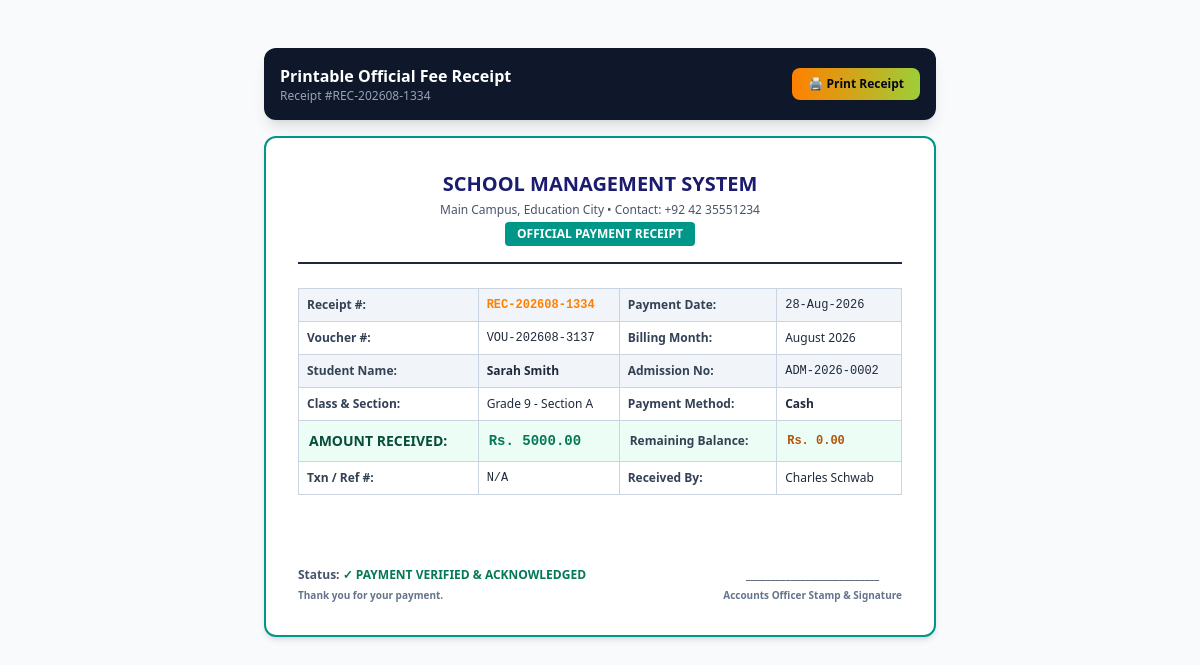
/fees/receipts/1/print/ (signed in), run on the app's committed database.
### apps/fees/models.py (models this page shows, shortened)
class FeePayment(TimeStampedModel):
    voucher = models.ForeignKey(FeeVoucher, on_delete=models.CASCADE, related_name='payments')
    receipt_number = models.CharField(max_length=50, unique=True, db_index=True, blank=True)
    amount_paid = models.DecimalField(max_digits=10, decimal_places=2)
    payment_date = models.DateField(default=timezone.now)
    payment_method = models.CharField(max_length=20, choices=PaymentMethodChoices.choices, default=PaymentMethodChoices.CASH)
    transaction_reference = models.CharField(max_length=100, blank=True, null=True, help_text="Cheque No / Bank Ref / Transaction ID")
    received_by = models.ForeignKey(settings.AUTH_USER_MODEL, on_delete=models.SET_NULL, null=True, blank=True, related_name='collected_payments')
    notes = models.TextField(blank=True, null=True)
    class Meta:
        ordering = ['-payment_date', '-created_at']
        verbose_name = 'Fee Payment'
        verbose_name_plural = 'Fee Payments'

class FeeVoucher(TimeStampedModel):
    voucher_number = models.CharField(max_length=50, unique=True, db_index=True, blank=True)
    student = models.ForeignKey(StudentProfile, on_delete=models.CASCADE, related_name='fee_vouchers')
    academic_session = models.CharField(max_length=20, default='2026-2027')
    voucher_type = models.CharField(max_length=20, choices=FeeVoucherTypeChoices.choices, default=FeeVoucherTypeChoices.MONTHLY)
    billing_month = models.CharField(max_length=50, help_text="e.g. August 2026")
    issue_date = models.DateField(default=timezone.now)
    due_date = models.DateField()
    monthly_fee = models.DecimalField(max_digits=10, decimal_places=2, default=Decimal('0.00'), help_text="Monthly recurring fee")
    total_fee = models.DecimalField(max_digits=10, decimal_places=2, default=Decimal('0.00'), help_text="Total fee amount for selected session/period")
    submitted_fee = models.DecimalField(max_digits=10, decimal_places=2, default=Decimal('0.00'), help_text="Total amount already paid/submitted")
    remaining_fee = models.DecimalField(max_digits=10, decimal_places=2, default=Decimal('0.00'), help_text="Outstanding fee (Total Fee - Submitted Fee)")
    allow_advance_payment = models.BooleanField(default=False, help_text="Allow submitted fee to exceed total fee")
    tuition_fee = models.DecimalField(max_digits=10, decimal_places=2, default=Decimal('0.00'))
    admission_fee = models.DecimalField(max_digits=10, decimal_places=2, default=Decimal('0.00'))
    exam_fee = models.DecimalField(max_digits=10, decimal_places=2, default=Decimal('0.00'))
    transport_fee = models.DecimalField(max_digits=10, decimal_places=2, default=Decimal('0.00'))
    hostel_fee = models.DecimalField(max_digits=10, decimal_places=2, default=Decimal('0.00'))
    previous_balance = models.DecimalField(max_digits=10, decimal_places=2, default=Decimal('0.00'))
    late_fine = models.DecimalField(max_digits=10, decimal_places=2, default=Decimal('0.00'))
    other_charges = models.DecimalField(max_digits=10, decimal_places=2, default=Decimal('0.00'))
    subtotal = models.DecimalField(max_digits=10, decimal_places=2, default=Decimal('0.00'))
    discount_amount = models.DecimalField(max_digits=10, decimal_places=2, default=Decimal('0.00'))
    discount_remarks = models.CharField(max_length=150, blank=True, null=True, help_text="Scholarship / Financial Concession Details")
    total_payable = models.DecimalField(max_digits=10, decimal_places=2, default=Decimal('0.00'))
    paid_amount = models.DecimalField(max_digits=10, decimal_places=2, default=Decimal('0.00'))
    remaining_balance = models.DecimalField(max_digits=10, decimal_places=2, default=Decimal('0.00'))
    status = models.CharField(max_length=20, choices=FeeVoucherStatusChoices.choices, default=FeeVoucherStatusChoices.UNPAID, db_index=True)
    remarks = models.TextField(blank=True, null=True)
    created_by = models.ForeignKey(settings.AUTH_USER_MODEL, on_delete=models.SET_NULL, null=True, blank=True, related_name='created_vouchers')
    class Meta:
        ordering = ['-created_at']
        verbose_name = 'Fee Voucher'
        verbose_name_plural = 'Fee Vouchers'

### apps/students/models.py (models this page shows, shortened)
class StudentProfile(SchoolScopedModel):
    user = models.OneToOneField(
        settings.AUTH_USER_MODEL,
        on_delete=models.CASCADE,
        limit_choices_to={'role': RoleChoices.STUDENT},
        related_name='student_profile'
    )
    admission_number = models.CharField(max_length=50, unique=True, db_index=True)
    roll_number = models.CharField(max_length=50, db_index=True)
    class_level = models.ForeignKey(ClassLevel, on_delete=models.PROTECT, related_name='students')
    section = models.ForeignKey(Section, on_delete=models.PROTECT, related_name='students')
    guardian = models.ForeignKey(GuardianProfile, on_delete=models.SET_NULL, blank=True, null=True, related_name='wards')
    dob = models.DateField(blank=True, null=True)
    gender = models.CharField(max_length=10, choices=GenderChoices.choices, default=GenderChoices.MALE)
    bform_number = models.CharField(max_length=30, blank=True, null=True, db_index=True, help_text="Format: 35202-1234567-1")
    religion = models.CharField(max_length=50, default="Islam", blank=True, null=True)
    blood_group = models.CharField(max_length=10, blank=True, null=True)
    nationality = models.CharField(max_length=50, default="Pakistani")
    admission_date = models.DateField(default=datetime.date.today)
    photo = models.ImageField(upload_to='student_photos/', blank=True, null=True)
    emergency_contact = models.CharField(max_length=30, blank=True, null=True)
    address = models.TextField(blank=True, null=True)
    previous_school = models.CharField(max_length=200, blank=True, null=True)
    previous_class = models.CharField(max_length=100, blank=True, null=True)
    last_result = models.CharField(max_length=100, blank=True, null=True)
    status = models.CharField(max_length=20, choices=StudentStatusChoices.choices, default=StudentStatusChoices.ACTIVE, db_index=True)
    class Meta:
        ordering = ['class_level__numeric_order', 'section__name', 'roll_number']
        unique_together = ('class_level', 'section', 'roll_number')
    def get_full_name(self):
        return self.user.get_full_name() or self.user.username

### apps/accounts/models.py (models this page shows, shortened)
class User(AbstractUser):
    school = models.ForeignKey(
        'academics.School',
        on_delete=models.SET_NULL,
        null=True,
        blank=True,
        related_name='users'
    )
    role = models.CharField(
        max_length=20,
        choices=RoleChoices.choices,
        default=RoleChoices.STUDENT,
        help_text="Role determining permissions and accessible modules across the SMS platform."
    )
    custom_role = models.ForeignKey(
        'accounts.CustomRole',
        on_delete=models.SET_NULL,
        null=True,
        blank=True,
        related_name='users',
        help_text="Custom dynamic role assigned by Super Admin."
    )
    phone_number = models.CharField(max_length=20, blank=True, null=True)
    profile_picture = models.ImageField(upload_to='profile_pics/', blank=True, null=True)
    cnic_bform = models.CharField(max_length=30, blank=True, null=True, help_text="CNIC or B-Form number for identification.")
    address = models.TextField(blank=True, null=True)
    must_change_password = models.BooleanField(
        default=False,
        help_text="Flag enforcing user password change upon their first login."
    )
    class Meta:
        verbose_name = 'User'
        verbose_name_plural = 'Users'
        ordering = ['-date_joined']
    @property
    def is_super_admin(self):
        return self.role == RoleChoices.SUPER_ADMIN or self.is_superuser
    @property
    def is_admin_or_principal(self):
        return self.role in [RoleChoices.SUPER_ADMIN, RoleChoices.ADMIN] or self.is_superuser
    @property
    def is_teacher(self):
        return self.role == RoleChoices.TEACHER
    @property
    def is_student(self):
        return self.role == RoleChoices.STUDENT
    @property
    def is_parent(self):
        return self.role == RoleChoices.PARENT
    @property
    def is_accountant(self):
        return self.role == RoleChoices.ACCOUNTANT

### apps/academics/models.py (models this page shows, shortened)
class ClassLevel(TimeStampedModel):
    school = models.ForeignKey(School, on_delete=models.CASCADE, related_name='classes')
    category = models.ForeignKey(
        ClassCategory,
        on_delete=models.SET_NULL,
        null=True,
        blank=True,
        related_name='classes',
        help_text="Academic wing / category"
    )
    name = models.CharField(max_length=100, help_text="e.g. Grade 10 or Class 9")
    code = models.CharField(max_length=20, help_text="e.g. G10")
    numeric_order = models.PositiveIntegerField(default=1)
    description = models.TextField(blank=True, null=True, help_text="Curriculum or stream details")
    is_active = models.BooleanField(default=True)
    is_deleted = models.BooleanField(default=False, db_index=True)
    objects = SchoolScopedManager()
    all_objects = models.Manager()
    class Meta:
        ordering = ['numeric_order', 'name']
        unique_together = ('school', 'code')

class Section(TimeStampedModel):
    class_level = models.ForeignKey(ClassLevel, on_delete=models.CASCADE, related_name='sections')
    name = models.CharField(max_length=50, help_text="e.g. Section A")
    room_number = models.CharField(max_length=50, blank=True, null=True)
    capacity = models.PositiveIntegerField(default=40)
    class_teacher = models.ForeignKey(
        settings.AUTH_USER_MODEL,
        on_delete=models.SET_NULL,
        blank=True,
        null=True,
        limit_choices_to={'role': RoleChoices.TEACHER},
        related_name='managed_sections'
    )
    is_active = models.BooleanField(default=True)
    is_deleted = models.BooleanField(default=False, db_index=True)
    objects = SchoolScopedManager()
    all_objects = models.Manager()
    class Meta:
        ordering = ['class_level__numeric_order', 'name']
        unique_together = ('class_level', 'name')

### apps/fees/views.py (the view)
# urls.py: path('receipts/<int:payment_id>/print/', views.receipt_print, name='receipt_print'),
@login_required
def receipt_print(request, payment_id):
    payment = get_object_or_404(FeePayment.objects.select_related('voucher__student__user', 'voucher__student__class_level', 'received_by'), pk=payment_id)
    return render(request, 'fees/receipt_print.html', {'payment': payment})

### apps/accounts/context_processors.py (called while the page is built, shortened)
def user_role_context(request):
    return {
        'user_role': getattr(request.user, 'role', 'STUDENT'),
        'is_super_admin': request.user.is_super_admin,
        'is_admin': request.user.is_admin_or_principal,
        'is_teacher': request.user.is_teacher,
        'is_student': request.user.is_student,
        'is_parent': request.user.is_parent,
        'is_accountant': request.user.is_accountant,
        'custom_role': getattr(request.user, 'custom_role', None),
    }

### templates/fees/receipt_print.html (shortened to what this page needs)
﻿<!DOCTYPE html>
<html lang="en">
<head>
    <script src="https://cdn.tailwindcss.com"></script>
</head>
<body class="p-6 text-slate-800">
    <div class="no-print max-w-2xl mx-auto mb-4 flex items-center justify-between bg-slate-900 text-white p-4 rounded-xl shadow-lg">
        <div>
            <h1 class="text-base font-bold">Printable Official Fee Receipt</h1>
            <p class="text-xs text-slate-400">Receipt #{{ payment.receipt_number }}</p>
        </div>
        <button onclick="window.print()" class="px-4 py-2 bg-gradient-to-r from-[#ff8000] to-[#9ece38] text-slate-950 font-bold rounded-lg text-xs">
            🖨️ Print Receipt
        </button>
    </div>
    <div class="max-w-2xl mx-auto bg-white p-8 rounded-xl border-2 border-[#009688] shadow-md space-y-6">
        <div class="text-center border-b-2 border-slate-800 pb-4 space-y-1">
            <h1 class="text-xl font-extrabold uppercase text-[#1b1b6f]">School Management System</h1>
            <p class="text-xs text-slate-600">Main Campus, Education City • Contact: +92 42 35551234</p>
            <span class="inline-block mt-2 px-3 py-1 bg-[#009688] text-white font-bold text-xs rounded uppercase">Official Payment Receipt</span>
        </div>
        <table class="w-full text-xs border-collapse border border-slate-300">
            <tr class="bg-slate-100">
                <th class="border border-slate-300 p-2 text-left font-bold text-slate-700">Receipt #:</th>
                <td class="border border-slate-300 p-2 font-mono font-bold text-[#ff8000]">{{ payment.receipt_number }}</td>
                <th class="border border-slate-300 p-2 text-left font-bold text-slate-700">Payment Date:</th>
                <td class="border border-slate-300 p-2 font-mono">{{ payment.payment_date|date:"d-M-Y" }}</td>
            </tr>
            <tr>
                <th class="border border-slate-300 p-2 text-left font-bold text-slate-700">Voucher #:</th>
                <td class="border border-slate-300 p-2 font-mono">{{ payment.voucher.voucher_number }}</td>
                <th class="border border-slate-300 p-2 text-left font-bold text-slate-700">Billing Month:</th>
                <td class="border border-slate-300 p-2">{{ payment.voucher.billing_month }}</td>
            </tr>
            <tr class="bg-slate-100">
                <th class="border border-slate-300 p-2 text-left font-bold text-slate-700">Student Name:</th>
                <td class="border border-slate-300 p-2 font-bold">{{ payment.voucher.student.get_full_name }}</td>
                <th class="border border-slate-300 p-2 text-left font-bold text-slate-700">Admission No:</th>
                <td class="border border-slate-300 p-2 font-mono">{{ payment.voucher.student.admission_number }}</td>
            </tr>
            <tr>
                <th class="border border-slate-300 p-2 text-left font-bold text-slate-700">Class & Section:</th>
                <td class="border border-slate-300 p-2">{{ payment.voucher.student.class_level.name }} - {{ payment.voucher.student.section.name }}</td>
                <th class="border border-slate-300 p-2 text-left font-bold text-slate-700">Payment Method:</th>
                <td class="border border-slate-300 p-2 font-semibold">{{ payment.get_payment_method_display }}</td>
            </tr>
            <tr class="bg-emerald-50">
                <th class="border border-slate-300 p-2.5 text-left font-bold text-emerald-900 text-sm">AMOUNT RECEIVED:</th>
                <td class="border border-slate-300 p-2.5 font-bold text-emerald-700 text-sm font-mono">Rs. {{ payment.amount_paid|floatformat:2 }}</td>
                <th class="border border-slate-300 p-2.5 text-left font-bold text-slate-700">Remaining Balance:</th>
                <td class="border border-slate-300 p-2.5 font-bold font-mono text-amber-700">Rs. {{ payment.voucher.remaining_balance|floatformat:2 }}</td>
            </tr>
            <tr>
                <th class="border border-slate-300 p-2 text-left font-bold text-slate-700">Txn / Ref #:</th>
                <td class="border border-slate-300 p-2 font-mono">{{ payment.transaction_reference|default:"N/A" }}</td>
                <th class="border border-slate-300 p-2 text-left font-bold text-slate-700">Received By:</th>
                <td class="border border-slate-300 p-2">{{ payment.received_by.get_full_name|default:"Cashier" }}</td>
            </tr>
        </table>
        <div class="pt-12 flex justify-between text-xs font-semibold text-slate-600">
            <div>
                <p>Status: <span class="text-emerald-700 font-bold">✓ PAYMENT VERIFIED & ACKNOWLEDGED</span></p>
                <p class="text-[10px] text-slate-500 mt-1">Thank you for your payment.</p>
            </div>
            <div class="text-center">
                <p>___________________________</p>
                <p class="text-[10px] text-slate-500 mt-1">Accounts Officer Stamp & Signature</p>
            </div>
        </div>
    </div>
</body>
</html>

### templates/fees/receipt_print.html (style rules this page uses)
body { font-family: 'Outfit', 'Segoe UI', sans-serif; background-color: #f8fafc; }

### data on the page
FeePayment: receipt_number "REC-202608-1334", payment_date "28-Aug-2026", voucher.voucher_number "VOU-202608-3137", voucher.billing_month "August 2026", voucher.student.get_full_name "Sarah Smith", voucher.student.admission_number "ADM-2026-0002", voucher.student.class_level.name "Grade 9", voucher.student.section.name "Section A", payment_method "Cash", amount_paid "5000.00", voucher.remaining_balance "0.00", transaction_reference "N/A", received_by.get_full_name "Charles Schwab"
